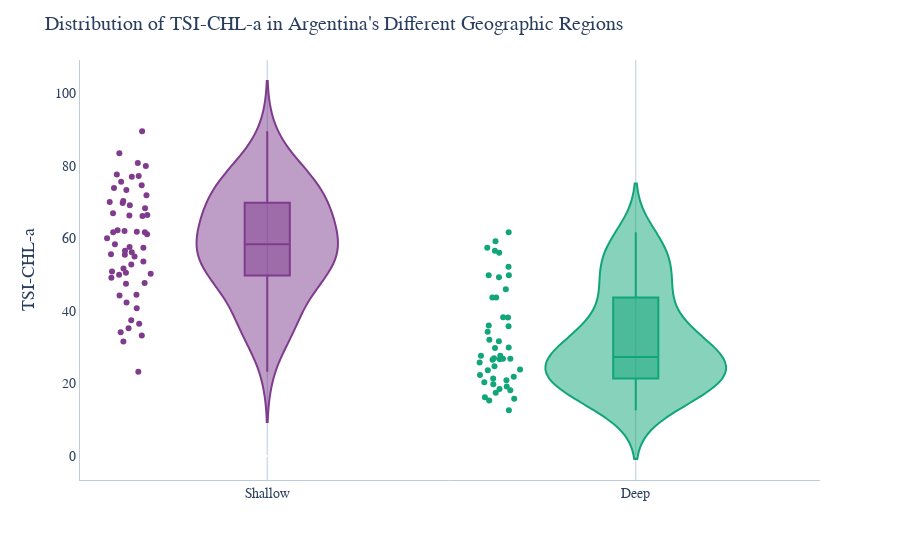

Here is the notebook cell this chart was saved with:
### Code cell
fig1 = px.violin(data_frame=data, x='DEPTH', y='TSIc-CHL-a', color='DEPTH', color_discrete_sequence=px.colors.qualitative.Bold ,box=True, points='all', hover_name=data.index, labels={
                     'LAT': 'Latitude [°]',
                     'SDT': 'Secchi Disk Transparency [m]',
                     'ZMEAN': 'Mean Depth [m]',
                     'ALT': 'Altitude'
                 })
fig_title = 'Distribution of TSI-CHL-a in Argentina\'s Different Geographic Regions'
yaxis_title='TSI-CHL-a'

apply_custom_layout(fig1, fig_title, None, yaxis_title, font='Lora', show_xspikes=False, show_legend=False)
fig1.write_json('arg_lakes_tsi_chl_depth.json')
fig1.show()

### Figure 1 — Plotly figure (JSON) as saved in the notebook; plotly's stock layout.template omitted (floating-point values rounded to 4 significant figures)
{"data": [{"alignmentgroup": "True", "box": {"visible": true}, "hovertemplate": "<b>%{hovertext}</b><br><br>DEPTH=%{x}<br>TSIc-CHL-a=%{y}<extra></extra>", "hovertext": ["Rodeo", "Comedero", "La Ciénaga", "Río Hondo", "Sumampa", "Los Sauces", "Anzulón", "Portezuelo", "Cruz del Eje", "Mar Chiquita", "Saladillo", "San Felipe", "El Nihuil", "Melincué", "El Carpincho", "De Gómez", "Navarro", "Las mulitas", "De Lobos", "Indio Muerto", "De Monte", "La Chilca", "Chascomús", "La Limpia", "La Tablilla", "Blanca Grande", "Alsina", "Cochicó", "Salada Grande", "Los Horcones", "Del Monte", "Dulce", "Del Venado", "Epecuén", "La Brava", "De los Padres", "De Pigüé", "De Saavedra", "La Dulce", "Urre Lauquen", "Sauce Grande", "Pellegrini", "Blanca ", "Ne Luan", "Los Mosquitos", "Esquel", "Brechman", "Wilimanco", "Zeta", "Terraplén", "Quichaura", "Cronometro", "Los Niños", "Pico 4", "Pico 3", "Blanco", "Colhue Huapi"], "legendgroup": "Shallow", "marker": {"color": "rgb(127, 60, 141)"}, "name": "Shallow", "offsetgroup": "Shallow", "orientation": "v", "points": "all", "scalegroup": "True", "showlegend": true, "type": "violin", "x": ["Shallow", "Shallow", "Shallow", "Shallow", "Shallow", "Shallow", "Shallow", "Shallow", "Shallow", "Shallow", "Shallow", "Shallow", "Shallow", "Shallow", "Shallow", "Shallow", "Shallow", "Shallow", "Shallow", "Shallow", "Shallow", "Shallow", "Shallow", "Shallow", "Shallow", "Shallow", "Shallow", "Shallow", "Shallow", "Shallow", "Shallow", "Shallow", "Shallow", "Shallow", "Shallow", "Shallow", "Shallow", "Shallow", "Shallow", "Shallow", "Shallow", "Shallow", "Shallow", "Shallow", "Shallow", "Shallow", "Shallow", "Shallow", "Shallow", "Shallow", "Shallow", "Shallow", "Shallow", "Shallow", "Shallow", "Shallow", "Shallow"], "x0": " ", "xaxis": "x", "y": [57.42, 61.14, 50.23, 53.57, 62.02, 66.13, 44.2, 62.22, 47.5, 66.41, 83.43, 69.13, 33.17, 47.67, 73.88, 89.51, 76.95, 61.82, 80.76, 55.46, 66.93, 56.13, 70.31, 51.71, 37.4, 71.91, 77.63, 75.6, 35.21, 57.61, 74.63, 77.16, 79.97, 69.98, 50.88, 42.31, 68.31, 61.69, 55.61, 50.5, 66.26, 56.56, 34.11, 61.69, 69.75, 44.44, 54.98, 49.97, 49.11, 60.04, 31.53, 52.79, 23.19, 36.42, 40.7, 73.31, 58.39], "y0": " ", "yaxis": "y"}, {"alignmentgroup": "True", "box": {"visible": true}, "hovertemplate": "<b>%{hovertext}</b><br><br>DEPTH=%{x}<br>TSIc-CHL-a=%{y}<extra></extra>", "hovertext": ["Las Maderas", "Campo Alegre", "Cabra Corral", "El Cadillal", "las Pirquitas", "San Roque", "Ullum", "La Viña", "Los Molinos", "Río Tercero", "La Florida", "El Carrizal", "El Diamante", "Agua del Toro", "Los Reyunos", "Valle Grande", "Agrio", "Marri Menuco", "Los Barreales", "Aluminé", "Ramos Mexía", "Norquinco", "Quillén", "Huechulafquen", "Lacar", "Nahuel Huapi", "Gutierrez", "Mascardi", "Guillermo", "Steffen", "Las Chultas", "Epuyen", "Puelo", "Cholila", "Lezama", "Rivadavia", "Verde", "Largo", "Amutui Quimen", "Futalaufquen", "Rosario", "Pico 1", "La Plata", "Fontana", "Muster", "Ameghino"], "legendgroup": "Deep", "marker": {"color": "rgb(17, 165, 121)"}, "name": "Deep", "offsetgroup": "Deep", "orientation": "v", "points": "all", "scalegroup": "True", "showlegend": true, "type": "violin", "x": ["Deep", "Deep", "Deep", "Deep", "Deep", "Deep", "Deep", "Deep", "Deep", "Deep", "Deep", "Deep", "Deep", "Deep", "Deep", "Deep", "Deep", "Deep", "Deep", "Deep", "Deep", "Deep", "Deep", "Deep", "Deep", "Deep", "Deep", "Deep", "Deep", "Deep", "Deep", "Deep", "Deep", "Deep", "Deep", "Deep", "Deep", "Deep", "Deep", "Deep", "Deep", "Deep", "Deep", "Deep", "Deep", "Deep"], "x0": " ", "xaxis": "x", "y": [55.99, 61.65, 49.83, 43.7, 57.42, 52.15, 29.89, 49.26, 56.56, 59.22, 43.7, 45.99, 26.67, 31.62, 34.25, 32.06, 25.75, 26.52, 35.98, 19.11, 38.15, 22.32, 18.46, 27.65, 20.85, 21.85, 21.36, 15.75, 24.74, 15.29, 26.96, 12.62, 16.18, 19.72, 27.65, 20.3, 26.82, 23.6, 26.82, 23.8, 35.75, 29.78, 17.39, 18.11, 49.83, 38.2], "y0": " ", "yaxis": "y"}], "layout": {"autosize": true, "font": {"family": "Lora"}, "hoverdistance": 1, "hovermode": "x", "legend": {"font": {"size": 16}, "orientation": "h", "title": {"text": "Legend"}, "tracegroupgap": 0, "x": 1, "xanchor": "right", "y": 1.02, "yanchor": "bottom"}, "margin": {"t": 60}, "plot_bgcolor": "#FFFFFF", "showlegend": false, "spikedistance": 1000, "title": {"font": {"size": 20}, "text": "Distribution of TSI-CHL-a in Argentina's Different Geographic Regions"}, "violinmode": "overlay", "xaxis": {"anchor": "y", "categoryarray": ["Shallow", "Deep"], "categoryorder": "array", "domain": [0, 1], "gridcolor": "#BCCCDC", "linecolor": "#BCCCDC", "minor": {"dtick": "M3", "showgrid": true, "ticks": "inside"}, "showgrid": true, "showspikes": false, "spikecolor": "#999999", "spikedash": "dot", "spikemode": "across", "spikethickness": 2, "tickfont": {"size": 14}, "title": {"font": {"size": 18}}}, "yaxis": {"anchor": "x", "domain": [0, 1], "gridcolor": "#BCCCDC", "linecolor": "#BCCCDC", "showgrid": false, "tickfont": {"size": 14}, "title": {"font": {"size": 18}, "text": "TSI-CHL-a"}}}}
